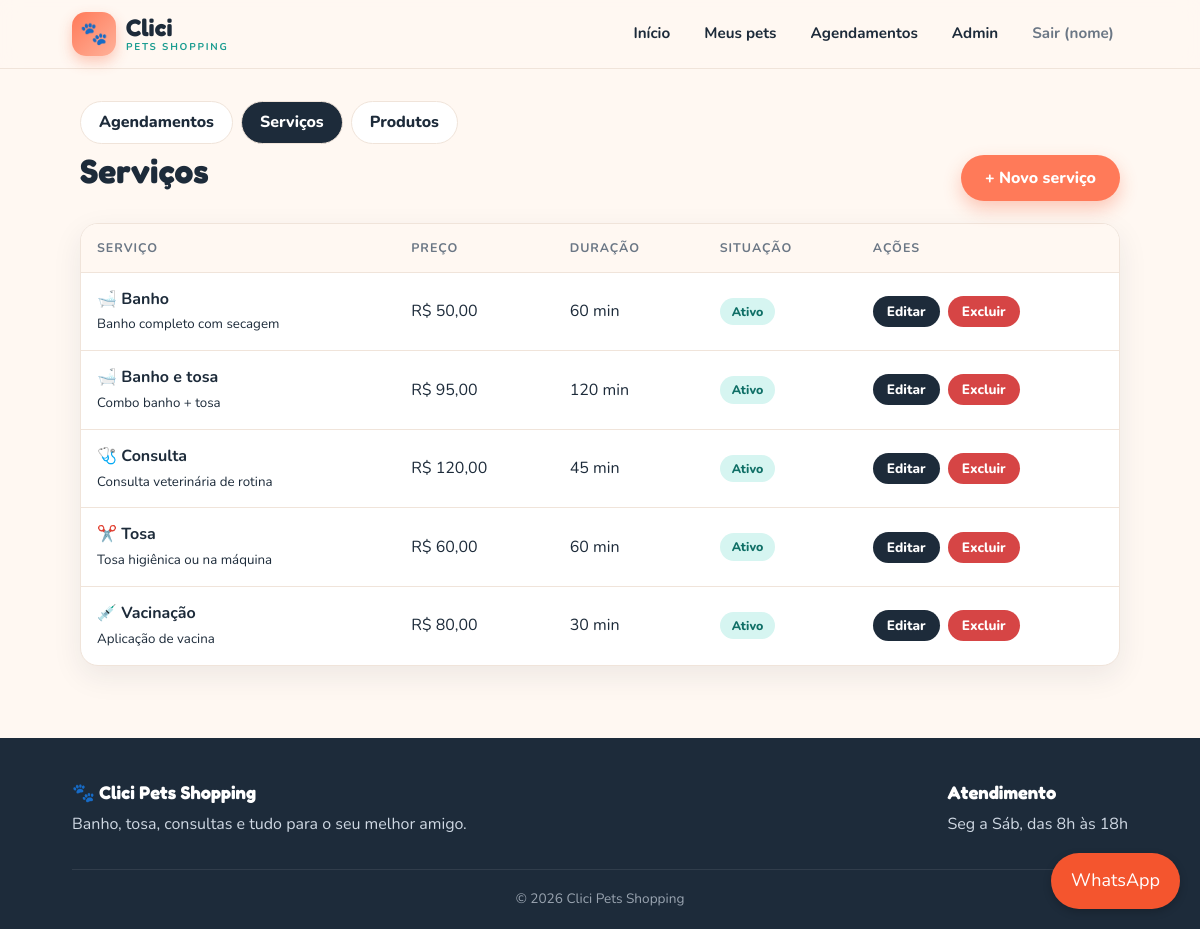
Screenshot of /admin/servicos.php (signed in) with the database file from the repository.
### tables this page shows
CREATE TABLE IF NOT EXISTS servicos (
    id          INT AUTO_INCREMENT PRIMARY KEY,
    nome        VARCHAR(80)   NOT NULL,
    descricao   VARCHAR(255)  NULL,
    preco       DECIMAL(10,2) NOT NULL,
    duracao_min INT           NOT NULL DEFAULT 60,
    ativo       TINYINT(1)    NOT NULL DEFAULT 1
);

### includes/funcoes.php (called while the page is built, shortened)
<?php
function e($valor): string
{
    return htmlspecialchars((string) $valor, ENT_QUOTES, 'UTF-8');
}
function icone_servico(string $nome): string
{
    $n = strtolower($nome);
    if (strpos($n, 'banho') !== false) { return '🛁'; }
    if (strpos($n, 'tosa') !== false) { return '✂️'; }
    if (strpos($n, 'consulta') !== false) { return '🩺'; }
    if (strpos($n, 'vacin') !== false) { return '💉'; }
    return '🐾';
}
function preco_br($valor): string
{
    return 'R$ ' . number_format((float) $valor, 2, ',', '.');
}

### admin/servicos.php (the view, shortened to what this page needs)
<?php
require __DIR__ . '/../includes/funcoes.php';
require __DIR__ . '/../config/conexao.php';
$servicos = $pdo->query(
    'SELECT id, nome, descricao, preco, duracao_min, ativo FROM servicos ORDER BY nome'
)->fetchAll();
require __DIR__ . '/../includes/cabecalho.php';
?>
<main>
    <div class="subnav">
        <a href="/admin/index.php">Agendamentos</a>
        <a class="ativo" href="/admin/servicos.php">Serviços</a>
        <a href="/admin/produtos.php">Produtos</a>
    </div>
    <div class="secao-titulo">
        <h2>Serviços</h2>
        <a class="btn" href="/admin/servico_form.php">+ Novo serviço</a>
    </div>
    <?php if (!$servicos): ?>
        <div class="vazio"><span class="emoji">🛁</span>Nenhum serviço cadastrado.</div>
    <?php else: ?>
        <div class="table-wrap">
            <table>
                <thead>
                    <tr><th>Serviço</th><th>Preço</th><th>Duração</th><th>Situação</th><th>Ações</th></tr>
                </thead>
                <tbody>
                <?php foreach ($servicos as $s): ?>
                    <tr>
                        <td><strong><?= icone_servico($s['nome']) ?> <?= e($s['nome']) ?></strong><br><small><?= e($s['descricao']) ?></small></td>
                        <td><?= e(preco_br($s['preco'])) ?></td>
                        <td><?= (int) $s['duracao_min'] ?> min</td>
                        <td><span class="status <?= $s['ativo'] ? 'confirmado' : 'cancelado' ?>"><?= $s['ativo'] ? 'ativo' : 'inativo' ?></span></td>
                        <td>
                            <a class="btn mini sec" href="/admin/servico_form.php?id=<?= (int) $s['id'] ?>">Editar</a>
                            <form class="inline" action="/admin/servico_excluir.php" method="post"
                                  onsubmit="return confirm('Excluir este serviço?');">
                                <button class="btn mini perigo" type="submit">Excluir</button>
                            </form>
                        </td>
                    </tr>
                <?php endforeach; ?>
                </tbody>
            </table>
        </div>
    <?php endif; ?>
</main>
<?php require __DIR__ . '/../includes/rodape.php'; ?>

### asset/css/style.css (style rules this page uses)
:root { --coral: #ff7a59; --coral-escuro: #f4552e; --menta: #2ec4b6; --menta-escuro: #1a9c90; --noite: #1d2b3a; --creme: #fff8f2; --branco: #ffffff; --cinza: #6b7785; --borda: #f0e4da; --sombra: 0 10px 30px rgba(29, 43, 58, .08); --sombra-forte: 0 18px 40px rgba(244, 85, 46, .18); --raio: 18px; }
* { box-sizing: border-box; }
html { scroll-behavior: smooth; }
body { margin: 0; font-family: 'Nunito', Arial, Helvetica, sans-serif; color: var(--noite); background: var(--creme); line-height: 1.55; }
h1, h2, h3 { font-family: 'Fredoka', 'Nunito', Arial, sans-serif; line-height: 1.15; margin: 0 0 .5em; }
h2 { font-size: clamp(1.5rem, 3.5vw, 2.1rem); }
a { color: var(--coral-escuro); }
main { max-width: 1080px; margin: 32px auto; padding: 0 20px; }
.secao-titulo { display: flex; align-items: baseline; justify-content: space-between; gap: 12px; flex-wrap: wrap; }
.btn { display: inline-flex; align-items: center; justify-content: center; gap: 8px; background: var(--coral); color: #fff; border: 0; border-radius: 999px; padding: 12px 24px; font: 800 1rem 'Nunito', sans-serif; text-decoration: none; cursor: pointer; box-shadow: 0 8px 18px rgba(244, 85, 46, .3); transition: transform .15s, box-shadow .15s, background .2s; }
.btn.sec { background: var(--noite); box-shadow: 0 8px 18px rgba(29, 43, 58, .2); }
.btn.perigo { background: #d64545; box-shadow: 0 8px 18px rgba(214, 69, 69, .25); }
.btn.mini { padding: 6px 14px; font-size: .85rem; box-shadow: none; }
form.inline { display: inline; }
.table-wrap { overflow-x: auto; background: var(--branco); border: 1px solid var(--borda); border-radius: var(--raio); box-shadow: var(--sombra); margin-top: 16px; }
table { width: 100%; border-collapse: collapse; min-width: 560px; }
th, td { padding: 14px 16px; text-align: left; border-bottom: 1px solid var(--borda); }
th { font-size: .78rem; letter-spacing: .08em; text-transform: uppercase; color: var(--cinza); background: var(--creme); }
tr:last-child td { border-bottom: 0; }
td .btn + .btn, td form + .btn, td .btn + form { margin-left: 4px; }
.status { display: inline-block; padding: 4px 12px; border-radius: 999px; font-size: .78rem; font-weight: 800; text-transform: capitalize; }
.status.confirmado { background: #d6f5f1; color: #0f6f66; }
.subnav { display: flex; gap: 8px; flex-wrap: wrap; margin-bottom: 8px; }
.subnav a { text-decoration: none; font-weight: 800; padding: 8px 18px; border-radius: 999px; background: var(--branco); border: 1px solid var(--borda); color: var(--noite); }
.subnav a.ativo, .subnav a:hover { background: var(--noite); color: #fff; }

### rows the page displays
servicos: nome "🛁", nome "Banho", descricao "Banho completo com secagem", preco "R$ 50,00", duracao_min "60", ativo "Ativo"
servicos: nome "🛁", nome "Banho e tosa", descricao "Combo banho + tosa", preco "R$ 95,00", duracao_min "120", ativo "Ativo"
servicos: nome "🩺", nome "Consulta", descricao "Consulta veterinária de rotina", preco "R$ 120,00", duracao_min "45", ativo "Ativo"
servicos: nome "✂️", nome "Tosa", descricao "Tosa higiênica ou na máquina", preco "R$ 60,00", duracao_min "60", ativo "Ativo"
servicos: nome "💉", nome "Vacinação", descricao "Aplicação de vacina", preco "R$ 80,00", duracao_min "30", ativo "Ativo"

### other values shown
explode(' ', $u['nome'])[0] "nome"
